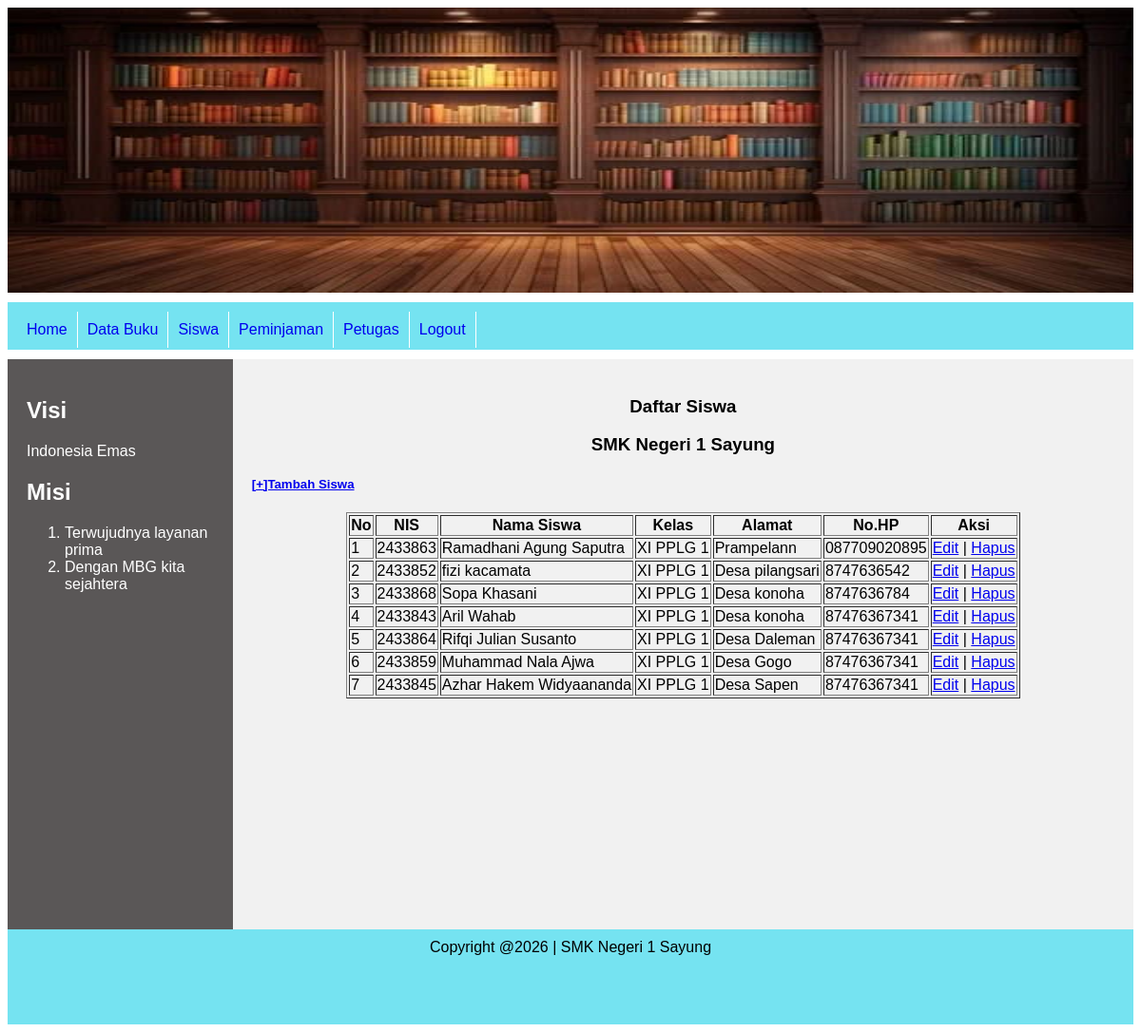
The app's page /admin/index.php?page=siswa (signed in) with its own data.
### tables this page shows
CREATE TABLE `tbl_siswa` (
  `idsiswa` int NOT NULL,
  `nis` varchar(20) NOT NULL,
  `namasiswa` varchar(100) NOT NULL,
  `kelas` varchar(20) NOT NULL,
  `alamat` varchar(200) NOT NULL,
  `hp` varchar(20) NOT NULL,
  `created_at` timestamp NOT NULL DEFAULT CURRENT_TIMESTAMP,
  `updated_at` timestamp NULL DEFAULT NULL
);

### admin/halaman/siswa/siswa.php (the view, shortened to what this page needs)
<?php
include "../koneksi.php";
$query = "SELECT * FROM tbl_siswa";
$data = mysqli_query($conn, $query);
?>
<h3>
    <center>Daftar Siswa</center>
</h3>
<p>
<h3>
    <center>SMK Negeri 1 Sayung</center>
</h3>
<h5><a href="index.php?page=siswatambah"> [+]Tambah Siswa </a></h5>
<table align="center" border="1">
    <tr>
        <th>No</th>
        <th>NIS</th>
        <th>Nama Siswa</th>
        <th>Kelas</th>
        <th>Alamat</th>
        <th>No.HP</th>
        <th>Aksi</th>
    </tr>
    <?php
    $nomor = 1;
    while($row = mysqli_fetch_assoc($data)) {
        echo "<tr>";
        echo "<td> $nomor </td>";
        echo "<td>". $row['nis'] ."</td>";
        echo "<td>". $row['namasiswa'] ."</td>";
        echo "<td>". $row['kelas'] ."</td>";
        echo "<td>". $row['alamat'] ."</td>";
        echo "<td>". $row['hp'] ."</td>";
        echo "<td>";
        echo "<a href='../admin/index.php?page=siswaubah&idsiswa=".$row['nis'] . "'>Edit</a> | ";
        echo "<a href='halaman/siswa/siswahapus.php?idsiswa=".$row['nis'] . "'onClick='return confirm(\"Apakah anda yakin ingin menghapus data buku ini?\")'>Hapus</a></td>";
        echo "</tr>";
        $nomor++;
    }
    ?>
</table>

### css/style.css (style rules this page uses)
* { box-sizing: border-box; }
body { font-family: Arial, Helvetica, sans-serif; }

### records on screen
tbl_siswa: nis "2433863", namasiswa "Ramadhani Agung Saputra", kelas "XI PPLG 1", alamat "Prampelann", hp "087709020895"
tbl_siswa: nis "2433852", namasiswa "fizi kacamata", kelas "XI PPLG 1", alamat "Desa pilangsari", hp "8747636542"
tbl_siswa: nis "2433868", namasiswa "Sopa Khasani", kelas "XI PPLG 1", alamat "Desa konoha", hp "8747636784"
tbl_siswa: nis "2433843", namasiswa "Aril Wahab", kelas "XI PPLG 1", alamat "Desa konoha", hp "87476367341"
tbl_siswa: nis "2433864", namasiswa "Rifqi Julian Susanto", kelas "XI PPLG 1", alamat "Desa Daleman", hp "87476367341"
tbl_siswa: nis "2433859", namasiswa "Muhammad Nala Ajwa", kelas "XI PPLG 1", alamat "Desa Gogo", hp "87476367341"
tbl_siswa: nis "2433845", namasiswa "Azhar Hakem Widyaananda", kelas "XI PPLG 1", alamat "Desa Sapen", hp "87476367341"
